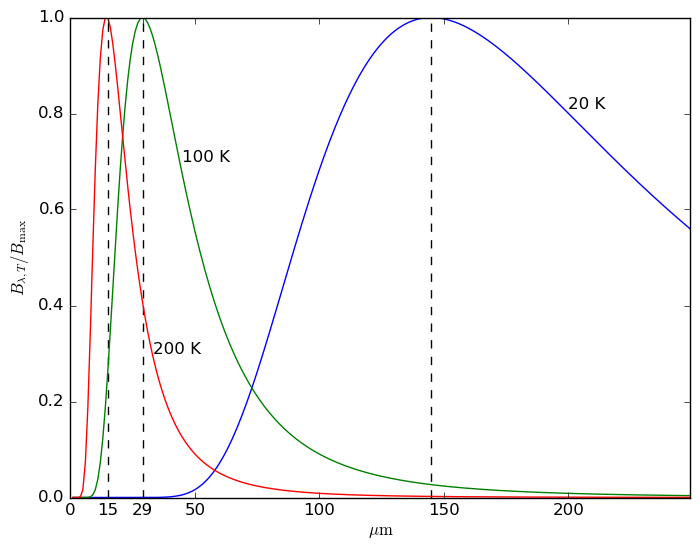

Write the Python code that produced this figure.
import matplotlib.pyplot as plt
import numpy as np
import os
import math as m
from scipy.constants import *
from util.constants import *
plt.rcParams.update(pgf_with_latex)
plt.style.use("classic")
plt.grid(True)
x = np.arange(1e-6, 0.25e-3, 1e-6)

def planck(x, T):
    a = 2 * pi * h * c**2
    b = h*c/(x*k*T)
    intensity = a/ ( (x**5) * (np.exp(b) - 1.0) )
    return intensity

y3 = planck(x, 10)
y1 = planck(x, 20)
y2 = planck(x, 100)
y4 = planck(x, 200)
plt.plot(x*1e6, y1/np.amax(y1), label = "20 K")
plt.plot(x*1e6, y2/np.amax(y2), label= "100 K")
plt.plot(x*1e6, y4/np.amax(y4), label= "200 K")
plt.xticks(np.arange(0, 250, 50))
xlabel = plt.xlabel("$\mathrm{\mu m}$")
plt.ylabel("$B_{\lambda, T}/B_{\mathrm{max}}$")
# plt.legend(loc="upper right")
plt.text(200, 0.81, '20 K')

plt.vlines(x[np.argmax(y1)]*1e6, 0, 1, linestyles="--")
plt.text(45, 0.7, '100 K')
plt.vlines(x[np.argmax(y2)]*1e6, 0, 1, linestyles="--")
plt.text(33, 0.3, '200 K')
plt.vlines(x[np.argmax(y4)]*1e6, 0, 1, linestyles="--")
plt.ylim(0, plt.ylim()[1])
plt.xticks(list(plt.xticks()[0]) + [ x[np.argmax(y2)]*1e6, x[np.argmax(y4)]*1e6])

plt.savefig("planck.png", bbox_inches='tight', bbox_extra_artists=[xlabel])
